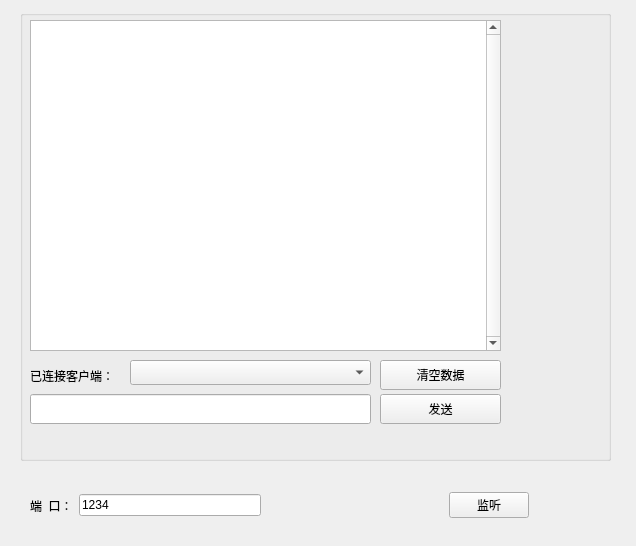
<?xml version="1.0" encoding="UTF-8"?>
<ui version="4.0">
 <class>ServerMain</class>
 <widget class="QWidget" name="ServerMain">
  <property name="geometry">
   <rect>
    <x>0</x>
    <y>0</y>
    <width>636</width>
    <height>546</height>
   </rect>
  </property>
  <property name="windowTitle">
   <string>ServerMain</string>
  </property>
  <widget class="QGroupBox" name="groupBox_2">
   <property name="geometry">
    <rect>
     <x>20</x>
     <y>10</y>
     <width>591</width>
     <height>451</height>
    </rect>
   </property>
   <property name="title">
    <string/>
   </property>
   <widget class="QLabel" name="label">
    <property name="geometry">
     <rect>
      <x>10</x>
      <y>350</y>
      <width>91</width>
      <height>31</height>
     </rect>
    </property>
    <property name="text">
     <string>已连接客户端：</string>
    </property>
   </widget>
   <widget class="QTextEdit" name="txtReceive">
    <property name="geometry">
     <rect>
      <x>10</x>
      <y>10</y>
      <width>471</width>
      <height>331</height>
     </rect>
    </property>
    <property name="verticalScrollBarPolicy">
     <enum>Qt::ScrollBarAlwaysOn</enum>
    </property>
   </widget>
   <widget class="QPushButton" name="btnSend">
    <property name="geometry">
     <rect>
      <x>360</x>
      <y>384</y>
      <width>121</width>
      <height>30</height>
     </rect>
    </property>
    <property name="cursor">
     <cursorShape>PointingHandCursor</cursorShape>
    </property>
    <property name="text">
     <string>发送</string>
    </property>
   </widget>
   <widget class="QLineEdit" name="txtSend">
    <property name="geometry">
     <rect>
      <x>10</x>
      <y>384</y>
      <width>341</width>
      <height>30</height>
     </rect>
    </property>
   </widget>
   <widget class="QComboBox" name="cboxClient">
    <property name="geometry">
     <rect>
      <x>110</x>
      <y>350</y>
      <width>241</width>
      <height>25</height>
     </rect>
    </property>
   </widget>
   <widget class="QPushButton" name="btnClear">
    <property name="geometry">
     <rect>
      <x>360</x>
      <y>350</y>
      <width>121</width>
      <height>30</height>
     </rect>
    </property>
    <property name="cursor">
     <cursorShape>PointingHandCursor</cursorShape>
    </property>
    <property name="text">
     <string>清空数据</string>
    </property>
   </widget>
  </widget>
  <widget class="QWidget" name="">
   <property name="geometry">
    <rect>
     <x>19</x>
     <y>480</y>
     <width>521</width>
     <height>51</height>
    </rect>
   </property>
   <layout class="QHBoxLayout" name="horizontalLayout">
    <item>
     <widget class="QLabel" name="label_2">
      <property name="text">
       <string>端  口：</string>
      </property>
     </widget>
    </item>
    <item>
     <widget class="QLineEdit" name="txtPort">
      <property name="text">
       <string>1234</string>
      </property>
     </widget>
    </item>
    <item>
     <spacer name="horizontalSpacer">
      <property name="orientation">
       <enum>Qt::Horizontal</enum>
      </property>
      <property name="sizeHint" stdset="0">
       <size>
        <width>40</width>
        <height>20</height>
       </size>
      </property>
     </spacer>
    </item>
    <item>
     <widget class="QPushButton" name="btnListen">
      <property name="cursor">
       <cursorShape>PointingHandCursor</cursorShape>
      </property>
      <property name="text">
       <string>监听</string>
      </property>
     </widget>
    </item>
   </layout>
  </widget>
 </widget>
 <layoutdefault spacing="6" margin="11"/>
 <resources/>
 <connections/>
</ui>
